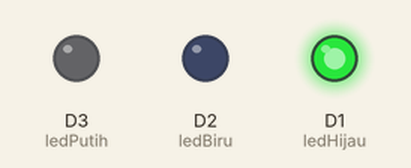
Recording of a sketch running on a simulated ESP8266 (NodeMCU). On the bench: output pins drawn as LEDs (lit = HIGH).

Above: at 0.5 s.
At 1.5 s:
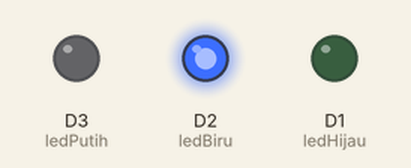
At 5.5 s:
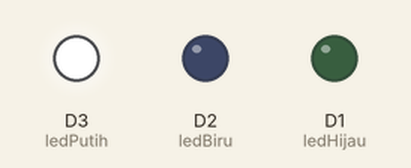
Timing chart, 0 to 6.9 s (numbered marks = the images above):
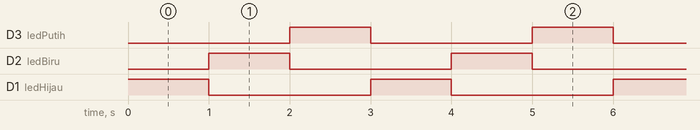

Measured:
- by itself, D3 (ledPutih), D2 (ledBiru), D1 (ledHijau): alternates HIGH for 1.0 s and LOW for 2.0 s
- by itself, everything shown: repeats every 3.0 s, in 3 steps

The sketch:

flipflop.ino
```cpp
#define ledHijau D1
#define ledBiru D2
#define ledPutih D3

void setup(){
    Serial.begin(9600);
    pinMode(ledHijau, OUTPUT);
    pinMode(ledBiru, OUTPUT);
    pinMode(ledPutih, OUTPUT);
}

void loop(){
    digitalWrite(ledHijau, HIGH);
    digitalWrite(ledBiru, LOW);
    digitalWrite(ledPutih, LOW);
    delay(1000);
    digitalWrite(ledHijau, LOW);
    digitalWrite(ledBiru, HIGH);
    digitalWrite(ledPutih, LOW);
    delay(1000);
    digitalWrite(ledHijau, LOW);
    digitalWrite(ledBiru, LOW);
    digitalWrite(ledPutih, HIGH);
    delay(1000);
}
```
